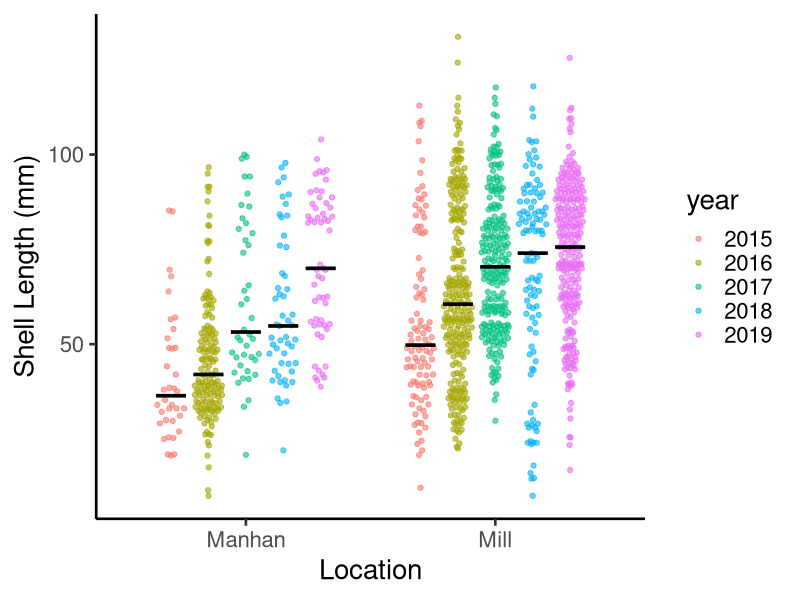

Reproduce this figure in R.
# load the necessary packages
library(ggplot2) # for graphing
library(ggbeeswarm) # for jittering the data

# import the data
mussels <- read.csv("data/mussels.csv")

#make year a factor
mussels$year <- as.factor(mussels$year)

# simple graph with jittered points
ggplot(                          # ggplot function makes the plot
  data=mussels,                  # give the name of the data to use here
  aes(x=location, y=length,      # aes = aesthetics, define x and y variables here
      color=year, fill=year)) +  # add year as the color and fill
  geom_quasirandom(              # jitters the points to show the distribution
    shape=21,                    # sets the shape of the points
    size=1.5,                    # changes the point size 
    alpha=0.6,                   # makes the points 75% transparent 
    dodge.width = 0.75) +        # shifts the jittered points by year within location
  stat_summary(                  # adds a statistical summary of the data
    fun = median,                # fun, fun.min, fun.max used to add the median
    fun.min = median, 
    fun.max = median, 
    geom = "crossbar",           # sets the shape of the median to a crossbar
    width = 0.6,                 # width of the median
    size = 0.5,                  # size (thickness) of the median
    color = "black",             # color of the median
    position=position_dodge(width=0.75), #match dodge.width from above
    show.legend = FALSE) +       # removes legend for just medians    
  ylab("Shell Length (mm)") +    # adds a custom label for the y-axis
  xlab("Location") +             # adds a custom label for the x-axis
  theme_classic(base_size=20)    # uses theme to format (removes gray background)
                                 # base_size=20 sets the font size to 20pts
